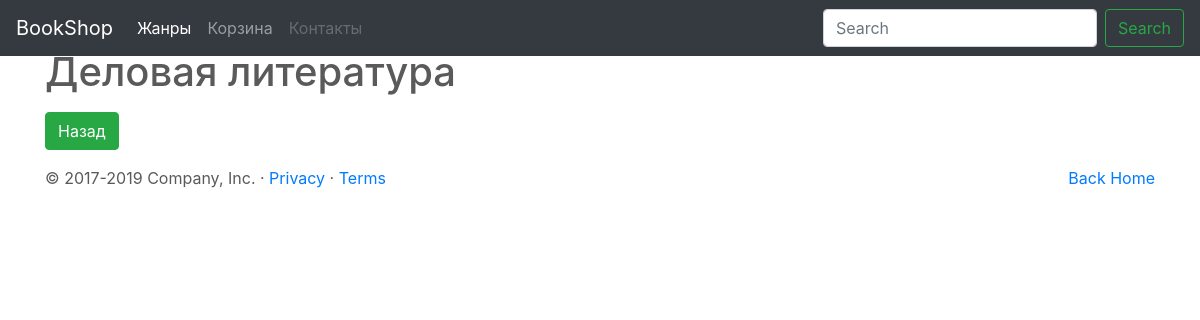
The app's page /genre/2/, older data.
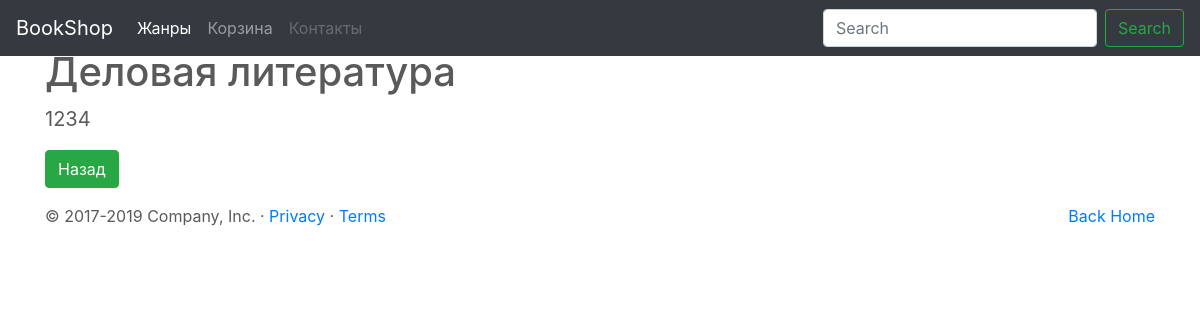
The same page, newer data.
### genre/models.py (models this page shows)
class Genre(models.Model):
    name=models.CharField(max_length=50, verbose_name="Название жанра")
    description=models.TextField (blank=True, null=True, verbose_name="Описание жанра")
    def __str__(self):
        return self.name

### genre/views.py (the view)
# urls.py: path('<int:pk>/',views.DetailGenre.as_view(),name="detail"),
class DetailGenre(DetailView):
    template_name = 'genre_detail.html'
    model = Genre
    success_url = reverse_lazy("genre:list")
    form_class = CreateGenreForm

### genre/templates/genre_detail.html (shortened to what this page needs)
{% extends 'base.html' %}
{% load crispy_forms_tags %}
{% block content %}
<div class='container'>
<h1> {{ object }}</h1>
    <p class="blockquote">{{object.description}}</p>
    <p><a href="{% url 'genre:list' %}" class="btn btn-success">Назад</a></p>
</div>
{% endblock %}

Row changes from the older to the newer data that the page shows:
changed Genre "Деловая литература": description (not shown) → "1234"
